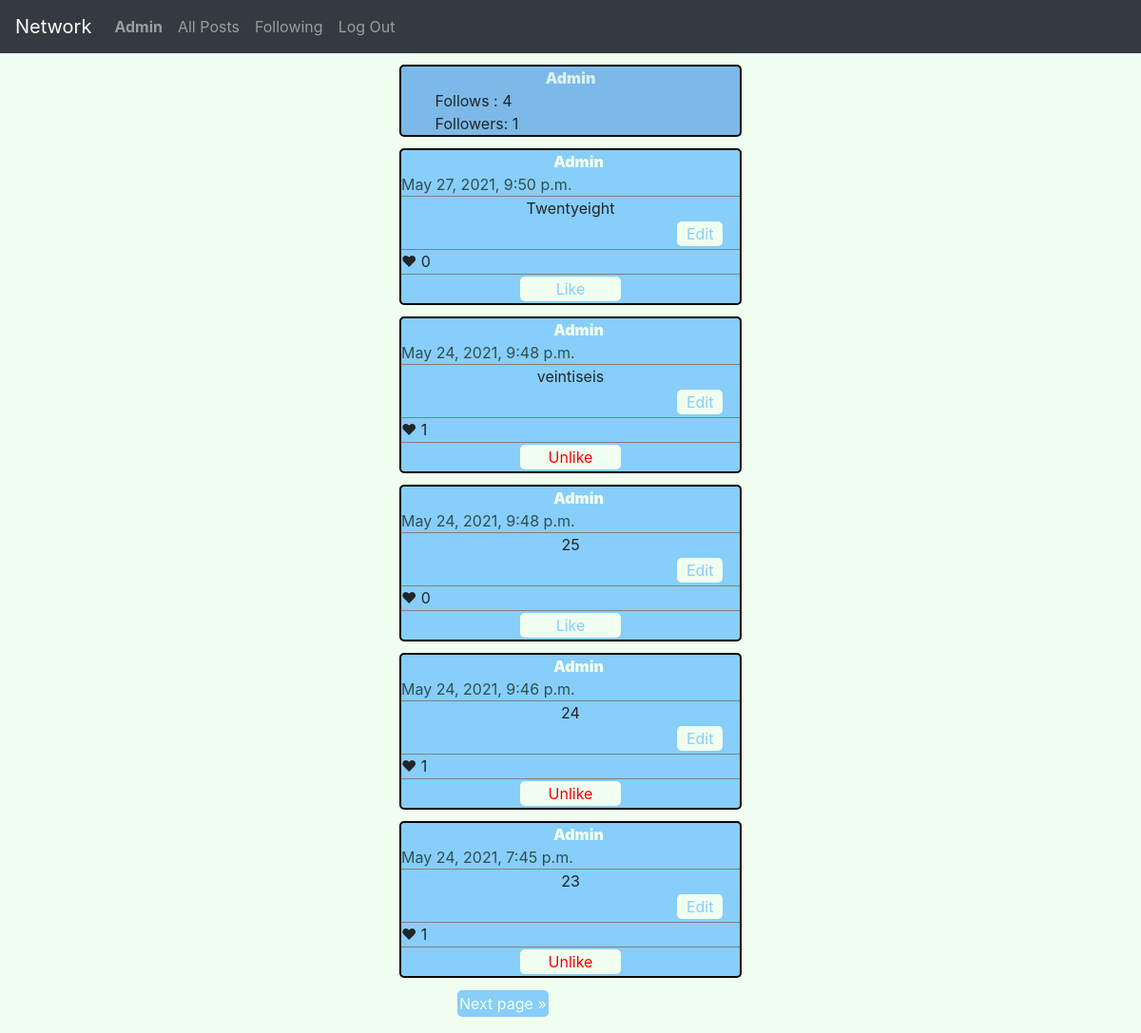
/profile/2 (signed in), run on the app's committed database.
### network/models.py (models this page shows, shortened)
class User(AbstractUser):
    def __str__(self):
        return self.username

class Post(models.Model):
    content = models.CharField(max_length=500)
    user = models.ForeignKey(User, on_delete=models.CASCADE)
    reactions = models.ManyToManyField(Reaction, blank=True)
    timestamp = models.DateTimeField(auto_now_add=True)
    likecount = models.IntegerField(default=0)

### network/views.py (the view)
# urls.py: path("profile/<int:user_id>", views.viewprofile, name="viewprofile"),
@login_required
def viewprofile(request, user_id):
    profile = User.objects.get(id=user_id)
    posts = Post.objects.filter(user=user_id).order_by('-timestamp')
    followers = Follow.objects.filter(followedUser=profile).count()
    follows = Follow.objects.filter(followingUser=profile).count()
    followedNow = Follow.objects.filter(followingUser=request.user, followedUser=profile)
    userLikes = Like.objects.filter(user=request.user)
    likedposts = []
    for like in userLikes:
        likedposts.append(like.post.id)
    p = Paginator(posts, paginationamount)
    page_number = request.GET.get('page')
    page_obj = p.get_page(page_number)
    context = {
        "profile" : profile,
        "posts" : page_obj,
        "followers" : followers,
        "follows": follows,
        "likedposts" : likedposts,
        "followedNow" : followedNow
       }
    return render(request, "network/profile.html", context)

### network/templates/network/profile.html (shortened to what this page needs)
{% extends "network/layout.html" %}
{% load static %}
{% block body %}
<div id="profile-bar">
    <div id="username">
        <strong>{{profile}}</strong>
    </div>
    <div id="followbar">
        <div id="followers">
            <div id="followcount" data-follows={{follows}}>Follows : {{follows}}</div>
            <div id="followercount" data-followers={{followers}}>Followers: {{followers}}</div>
        </div>
    </div>
</div>
{% for post in posts %}
    <div class="post">
    <div class='namebar'>
        <div class="name"><strong><a href="/profile/{{post.user.id}}">{{post.user}}</a></strong></div>
    </div>
    <div class="time">{{post.timestamp}}</div>
    <div class="content">
        <div class="textcontent" id="content{{post.id}}">{{post.content}}</div>
        {% if user.username == post.user.username %}
        <div><button class='edit' value={{post.id}}>Edit</button></div>
        {% endif %}
    </div>
    <div class="likes" id="likes{{post.id}}" data-value={{post.likecount}}>
        &#x2764; {{post.likecount}}
    </div>
    <div class="likebar">
        <button class='like' value={{post.id}}>
            {% if post.id in likedposts %}
            <div style=color:red>Unlike</div>
            {% else %}
            Like
            {% endif %}
        </button>
    </div>
    </div>
    {% endfor %}
    <nav >
        <ul class="pagination">
            {% if posts.has_next %}
                <li class="page-item">
                    <a  href="?page={{ posts.next_page_number }}" aria-label="Next">Next page
                    <span aria-hidden="true">&raquo;</span>
                    </a>
                </li>
            {% endif %}
        </ul>
      </nav>
{% endblock %}

### network/templates/network/layout.html (shortened to what this page needs)
{% load static %}
<!DOCTYPE html>
<html lang="en">
    <head>
        <link rel="stylesheet" href="https://stackpath.bootstrapcdn.com/bootstrap/4.4.1/css/bootstrap.min.css">
        <link href="{% static 'network/styles.css' %}" rel="stylesheet">
    </head>
    <body>
        <nav class="navbar navbar-expand-lg navbar-dark bg-dark">
            <a class="navbar-brand" href="#">Network</a>
            <div>
              <ul class="navbar-nav mr-auto">
                {% if user.is_authenticated %}
                    <li class="nav-item">
                        <a class="nav-link" href="/profile/{{user.id}}"><strong>{{ user.username }}</strong></a>
                    </li>
                {% endif %}
                <li class="nav-item">
                  <a class="nav-link" href="{% url 'index' %}">All Posts</a>
                </li>
                {% if user.is_authenticated %}
                    <li class="nav-item">
                        <a class="nav-link" href="{% url 'following' %}">Following</a>
                    </li>
                    <li class="nav-item">
                        <a class="nav-link" href="{% url 'logout' %}">Log Out</a>
                    </li>
                {% endif %}
              </ul>
            </div>
          </nav>
        <div class="body">
            {% block body %}
            {% endblock %}
        </div>
    </body>
</html>

### network/static/network/styles.css (style rules this page uses)
body { background-color: honeydew; }
.post { width: 30%; margin-top: 1%; margin-bottom: 1%; margin-left: 35%; margin-right: 35%; background-color: lightskyblue; border: 2px rgb(3, 5, 7); border-style: solid; border-radius: 5px; }
.time { border-bottom: 1px solid grey; color: darkslategray; }
.namebar { text-align: center; display: flex; flex-wrap: wrap; }
.name { margin-left: 45%; margin-right: 45%; font-weight: bold; }
.edit { text-align: center; width: 15%; margin-left: 85%; margin-right: auto; }
.content { text-align: center; margin-left: 5%; color: orange(59, 200, 247); background-color: grey(0, 140, 255); margin-right: 5%; }
.pagination { text-align: center; margin-left: 40%; margin-right: 40%; }
.page-item { color: honeydew; background-color: lightskyblue; border:1px black; border-radius: 5px; padding: 2px; margin: 1px; }
a { color: honeydew; }
button { margin:2px; margin-left: 10px; margin-right: 10px; padding:1px; background-color: honeydew; height: auto; border: 2px grey; border-radius: 5px; color: lightskyblue; width: 30%; }
.likebar { text-align: center; border-top: 1px solid grey; }
.likes { border-top: 1px solid grey; margin-top: 1px; margin-bottom: 1px; }
#profile-bar { width: 30%; margin-top: 1%; margin-bottom: 1%; margin-left: 35%; margin-right: 35%; background-color: #7CB9E8; border: 2px rgb(3, 5, 7); border-style: solid; border-radius: 5px; }
#username { color:rgba(240, 255, 240, 0.801); font-weight: bolder; text-align: center; }
#followers { display: inline-block; text-align: left; width: 40%; margin-left: 10%; }
#followcount { display: inline-block; }
#followercount { display: inline-block; }

### data on the page
User: username "Admin"
Post: user "Admin", timestamp "May 27, 2021, 9:50 p.m.", content "Twentyeight", {{ post.id }} 36 (drawn), likecount "0", shows "Like"
Post: user "Admin", timestamp "May 24, 2021, 9:48 p.m.", content "veintiseis", {{ post.id }} 34 (drawn), likecount "1", shows "Unlike"
Post: user "Admin", timestamp "May 24, 2021, 9:48 p.m.", content "25", {{ post.id }} 33 (drawn), likecount "0", shows "Like"
Post: user "Admin", timestamp "May 24, 2021, 9:46 p.m.", content "24", {{ post.id }} 32 (drawn), likecount "1", shows "Unlike"
Post: user "Admin", timestamp "May 24, 2021, 7:45 p.m.", content "23", {{ post.id }} 31 (drawn), likecount "1", shows "Unlike"

### other printed values
{{ follows }} "4"
{{ followers }} "1"
